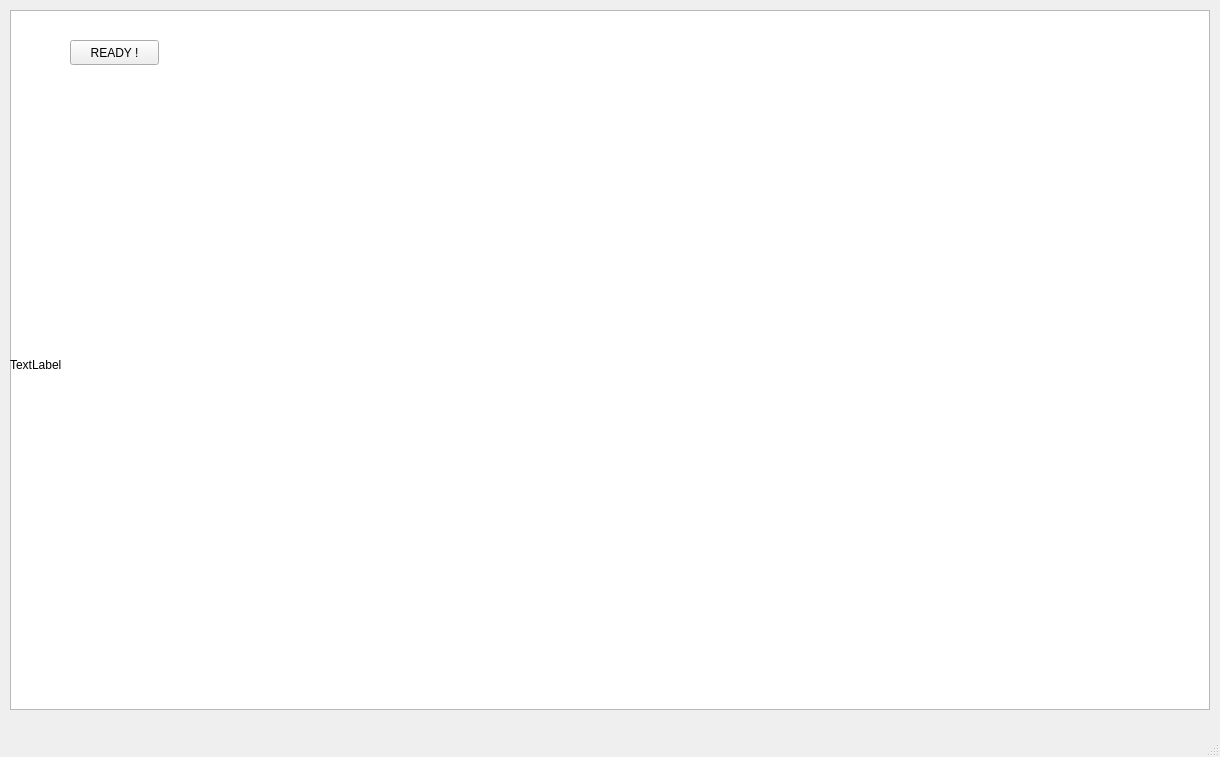
<?xml version="1.0" encoding="UTF-8"?>
<ui version="4.0">
 <class>instructions</class>
 <widget class="QMainWindow" name="instructions">
  <property name="geometry">
   <rect>
    <x>0</x>
    <y>0</y>
    <width>1220</width>
    <height>757</height>
   </rect>
  </property>
  <property name="windowTitle">
   <string>MainWindow</string>
  </property>
  <widget class="QWidget" name="centralwidget">
   <widget class="QGraphicsView" name="graphicsView">
    <property name="geometry">
     <rect>
      <x>10</x>
      <y>10</y>
      <width>1200</width>
      <height>700</height>
     </rect>
    </property>
   </widget>
   <widget class="QLabel" name="im1">
    <property name="geometry">
     <rect>
      <x>10</x>
      <y>10</y>
      <width>1200</width>
      <height>710</height>
     </rect>
    </property>
    <property name="sizePolicy">
     <sizepolicy hsizetype="Preferred" vsizetype="Preferred">
      <horstretch>10</horstretch>
      <verstretch>10</verstretch>
     </sizepolicy>
    </property>
    <property name="text">
     <string>TextLabel</string>
    </property>
   </widget>
   <widget class="QPushButton" name="pushButton">
    <property name="geometry">
     <rect>
      <x>70</x>
      <y>40</y>
      <width>89</width>
      <height>25</height>
     </rect>
    </property>
    <property name="text">
     <string>READY !</string>
    </property>
   </widget>
  </widget>
  <widget class="QMenuBar" name="menubar">
   <property name="geometry">
    <rect>
     <x>0</x>
     <y>0</y>
     <width>1220</width>
     <height>22</height>
    </rect>
   </property>
  </widget>
  <widget class="QStatusBar" name="statusbar"/>
 </widget>
 <resources/>
 <connections/>
</ui>
